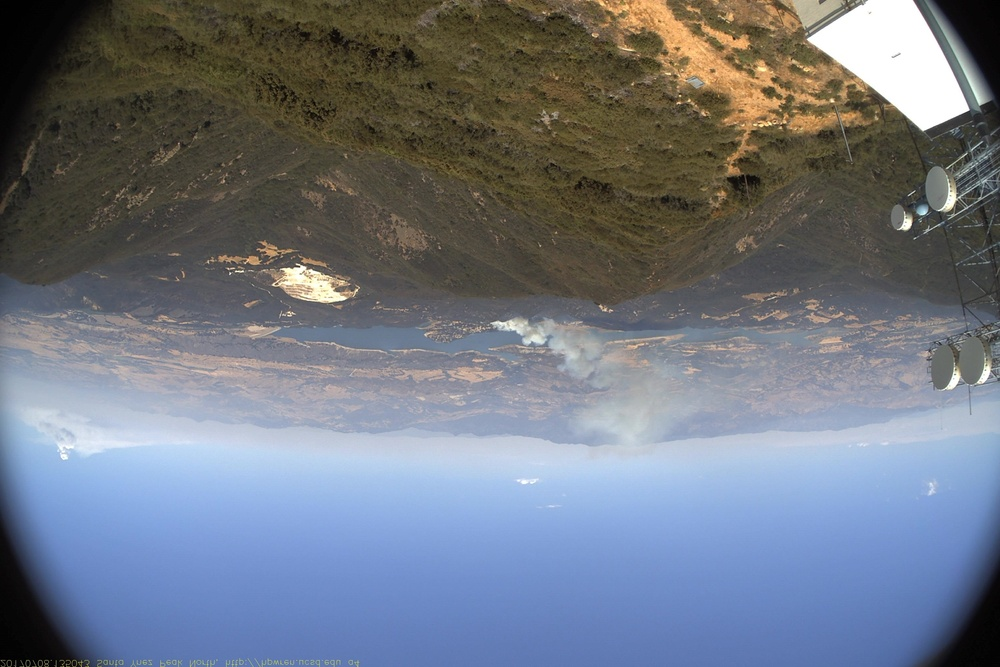
#> input picture bbox_learn/dataset/smoke5k/test/img/1499547043_+00780.jpg, 1000 x 667 px, shrunk from 3072 x 2048 before the run, found by its file name; its folder holds only this picture in this run
$ python transmission_map.py   (older library calls are emulated)
#> lines starting #> are read from the running program, lines starting #| are printed output that depends on the picture
import numpy as np
import cv2
import os
import math
import zipfile
import argparse

def dark_channel(im, sz):
    b, g, r = cv2.split(im)
    dc = cv2.min(cv2.min(r, g), b)
    kernel = cv2.getStructuringElement(cv2.MORPH_RECT, (sz, sz))
    dark = cv2.erode(dc, kernel)
    return dark

def atmospheric_light(im, dark):
    [h, w] = im.shape[:2]
    imsz = h * w
    numpx = int(max(math.floor(imsz / 1000), 1))
    darkvec = dark.reshape(imsz)
    imvec = im.reshape(imsz, 3)

    indices = darkvec.argsort()
    indices = indices[imsz - numpx::]

    atmsum = np.zeros([1, 3])
    for ind in range(1, numpx):
        atmsum = atmsum + imvec[indices[ind]]

    A = atmsum / numpx
    return A

def transmission_estimate(im, A, sz):
    omega = 0.95
    im3 = np.empty(im.shape, im.dtype)

    for ind in range(0, 3):
        im3[:, :, ind] = im[:, :, ind] / A[0, ind]

    transmission = 1 - omega * dark_channel(im3, sz)
    return transmission

def guided_filter(im, p, r, eps):
    mean_I = cv2.boxFilter(im, cv2.CV_64F, (r, r))
    mean_p = cv2.boxFilter(p, cv2.CV_64F, (r, r))
    mean_Ip = cv2.boxFilter(im * p, cv2.CV_64F, (r, r))
    cov_Ip = mean_Ip - mean_I * mean_p

    mean_II = cv2.boxFilter(im * im, cv2.CV_64F, (r, r))
    var_I = mean_II - mean_I * mean_I

    a = cov_Ip / (var_I + eps)
    b = mean_p - a * mean_I

    mean_a = cv2.boxFilter(a, cv2.CV_64F, (r, r))
    mean_b = cv2.boxFilter(b, cv2.CV_64F, (r, r))

    q = mean_a * im + mean_b
    return q

def transmission_refine(im, et):
    gray = cv2.cvtColor(im, cv2.COLOR_BGR2GRAY)
    gray = np.float64(gray) / 255
    r = 60
    eps = 0.0001
    t = guided_filter(gray, et, r, eps)

    return t

# [8 lines left out: function recover, not called in this run]

def find_transmission_map(im):
    I = im.astype('float64') / 255
    dark = dark_channel(I, 15)
    A = atmospheric_light(I, dark)
    te = transmission_estimate(I, A, 15)
    t = transmission_refine(im, te)
    return t

if __name__ == '__main__':
    parser = argparse.ArgumentParser()
    parser.add_argument('--dataset_name', type=str, default="ijmond") #  ijmond SMOKE5K
    parser.add_argument('--dataset_zip', type=str, default="data/SMOKE5K.zip")
    parser.add_argument('--output', type=str, default="data/ijmond_data") # data/ijmond_data data/SMOKE5K
    parser.add_argument('--mode', type=str, default="train_steam")

    opt = parser.parse_args()
    dataset_name = opt.dataset_name
    dataset = opt.dataset_zip
    output = opt.output
    if dataset_name == "SMOKE5K":
        if not os.path.isdir(output):
            os.makedirs(output)
            with zipfile.ZipFile(dataset, 'r') as zip_ref:
                zip_ref.extractall(output)
        output_s = os.path.join(output, "SMOKE5K", opt.mode)
    else:
        output_s = os.path.join(output, opt.mode)

    for img_path in os.listdir(os.path.join(output_s, "img")):
        if img_path.endswith('.jpg') or img_path.endswith('.png'):
            fn = os.path.join(os.path.join(output_s, "img"), img_path)
            print(fn)
            src = cv2.imread(fn)
#> src is the input picture: shape (667, 1000, 3); mean B, G, R 129.6, 118.4, 111.9
            trans = find_transmission_map(src)
#> in dark_channel, `dark = cv2.erode(dc, kernel)`:
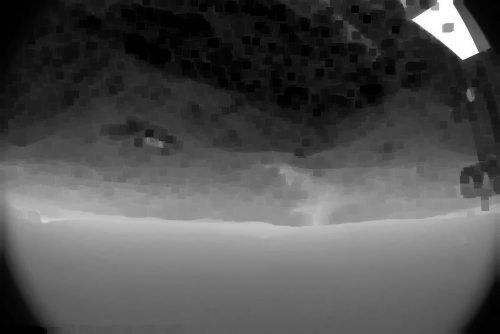
#> dark: shape (667, 1000) float64 (shown at 1/2 size); min 0, max 1, mean 0.317
#> in atmospheric_light, `indices = indices[imsz - numpx::]`: indices = 667 values, max 83899 at index 666, min 14889 at index 74, mean 65091
#> the loop in atmospheric_light, `for ind in range(1, numpx):` made 666 passes
#> atmsum on passes 1 to 3: [[1, 1, 1]], [[2, 2, 2]], [[3, 3, 3]]
#> after the loop in atmospheric_light, `for ind in range(1, numpx):`: atmsum = [[666, 666, 666]]
#> in atmospheric_light, `A = atmsum / numpx`: A = [[0.999, 0.999, 0.999]]
#> in guided_filter, `a = cov_Ip / (var_I + eps)`:
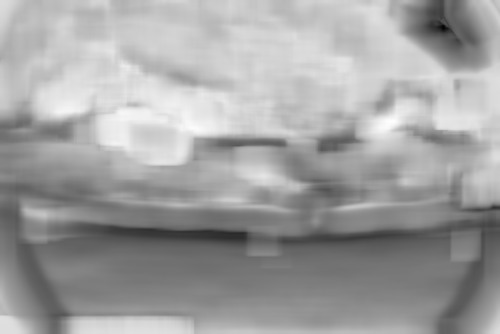
#> a: shape (667, 1000) float64 (shown at 1/2 size); min -1.72, max 0.266, mean -0.464; drawn with min black and max white
#> in guided_filter, `b = mean_p - a * mean_I`:
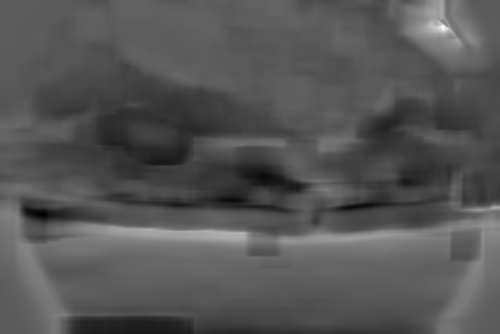
#> b: shape (667, 1000) float64 (shown at 1/2 size); min 0.509, max 1.85, mean 0.959; drawn with min black and max white
#> in guided_filter, `mean_a = cv2.boxFilter(a, cv2.CV_64F, (r, r))`:
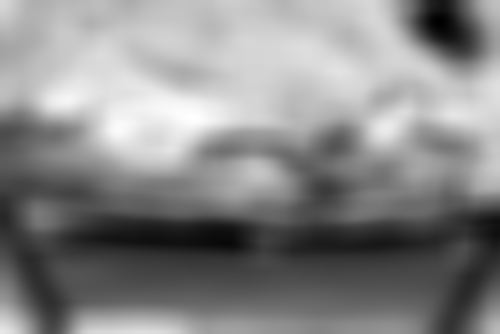
#> mean_a: shape (667, 1000) float64 (shown at 1/2 size); min -1.14, max 0.126, mean -0.464; drawn with min black and max white
#> in guided_filter, `mean_b = cv2.boxFilter(b, cv2.CV_64F, (r, r))`:
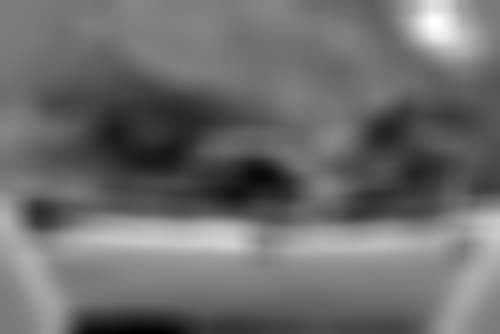
#> mean_b: shape (667, 1000) float64 (shown at 1/2 size); min 0.67, max 1.35, mean 0.959; drawn with min black and max white
#> in guided_filter, `q = mean_a * im + mean_b`:
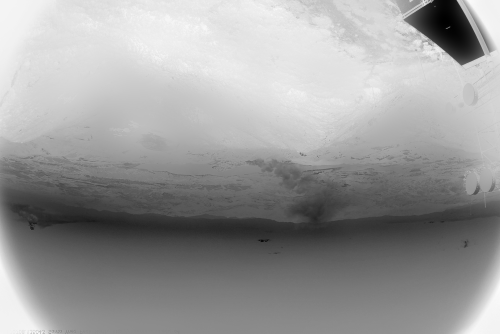
#> q: shape (667, 1000) float64 (shown at 1/2 size); min 0.182, max 1.03, mean 0.698; drawn with min black and max white
            trans_path = os.path.join(output_s, "trans")
            if not os.path.exists(trans_path):
                os.makedirs(trans_path)
            cv2.imwrite(os.path.join(trans_path, img_path), trans * 255)
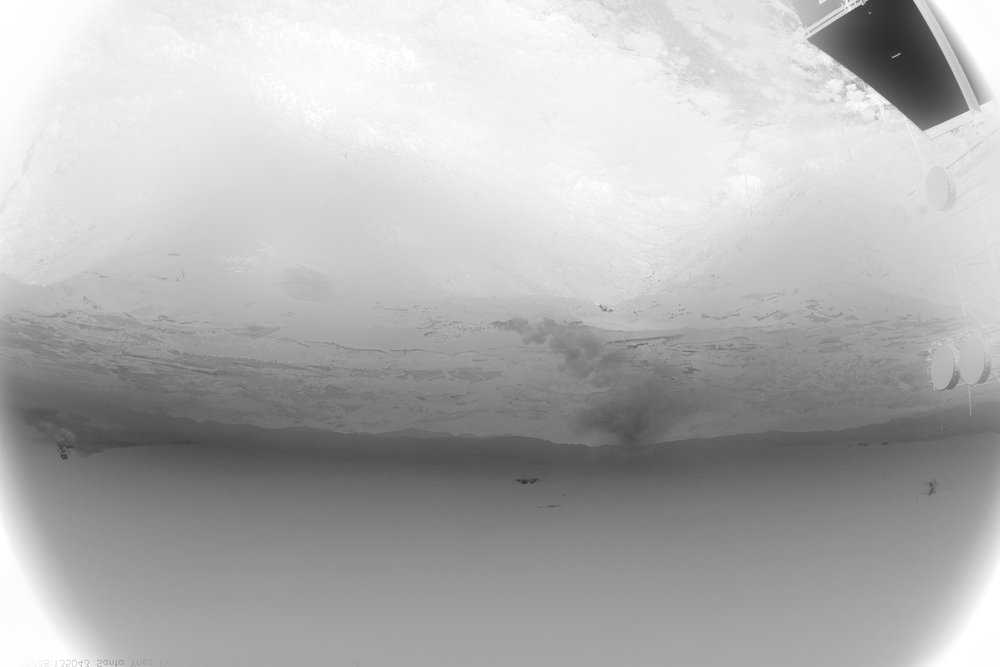
#> saved as 1499547043_+00780.jpg: shape (667, 1000); min 46, max 255, mean 178.1

$ run again, on bbox_learn/dataset/smoke5k/test/img/1530739825_+00780.jpg
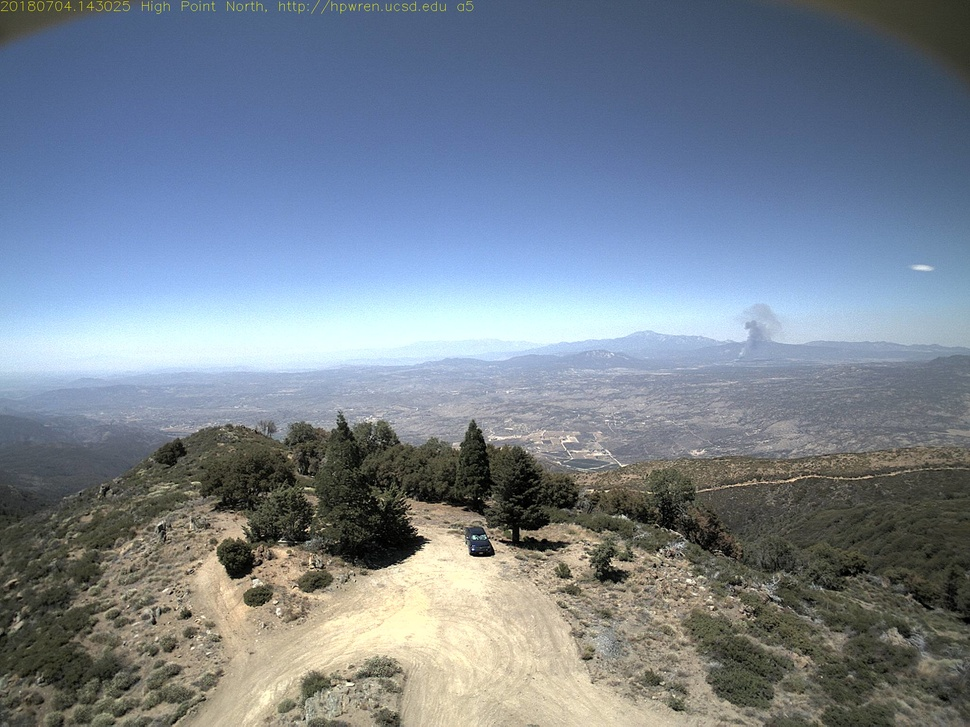
#> input picture bbox_learn/dataset/smoke5k/test/img/1530739825_+00780.jpg, 970 x 727 px, shrunk from 2048 x 1536 before the run, found by its file name
#> src is the input picture: shape (727, 970, 3); mean B, G, R 144.9, 131.6, 119.9
#> in dark_channel, `dark = cv2.erode(dc, kernel)`:
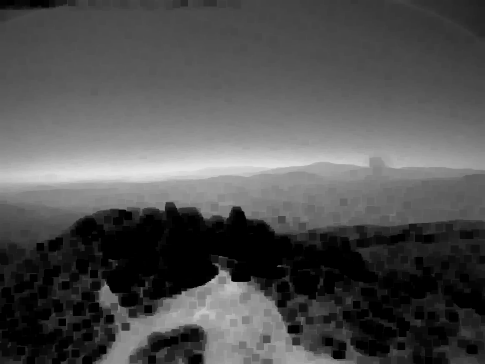
#> dark: shape (727, 970) float64 (shown at 1/2 size); min 0, max 0.898, mean 0.316
#> indices = 705 values, max 338801 at index 229, min 326264 at index 43, mean 331347.2
#> the loop in atmospheric_light, `for ind in range(1, numpx):` made 704 passes
#> atmsum on passes 1 to 3: [[1, 1, 0.906]], [[2, 2, 1.81]], [[3, 3, 2.72]]
#> after the loop in atmospheric_light, `for ind in range(1, numpx):`: atmsum = [[703.2, 701.8, 640.4]]
#> in atmospheric_light, `A = atmsum / numpx`: A = [[0.997, 0.995, 0.908]]
#> `cv2.imwrite(os.path.join(trans_path, img_path), trans * 255)`:
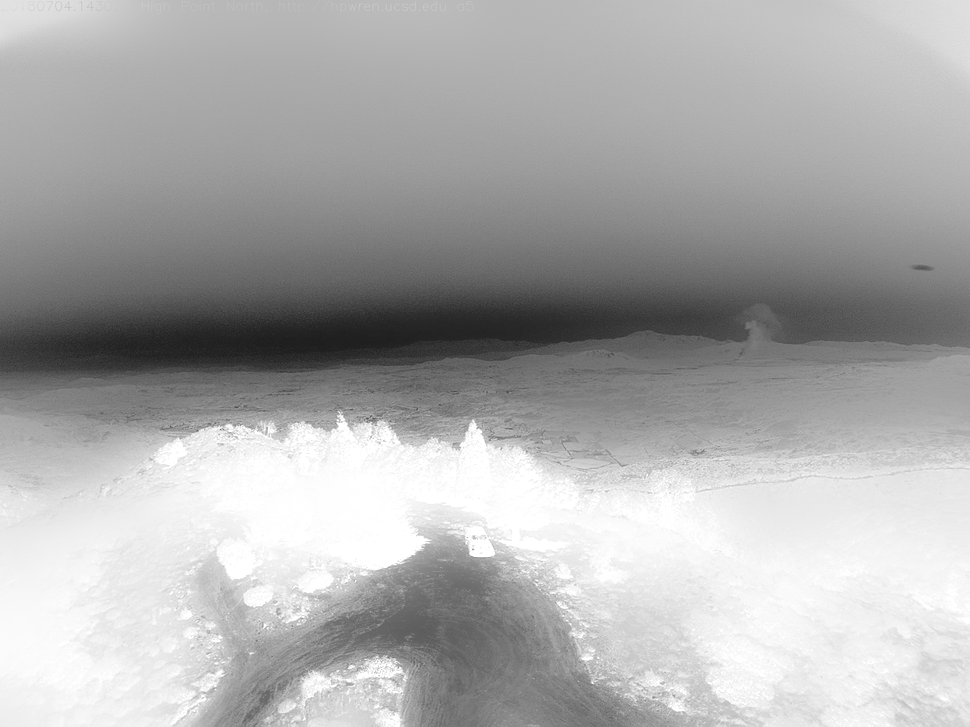
#> saved as 1530739825_+00780.jpg: shape (727, 970); min 29, max 255, mean 172.4

$ run again, on bbox_learn/dataset/smoke5k/test/img/1530902341_+00660.jpg
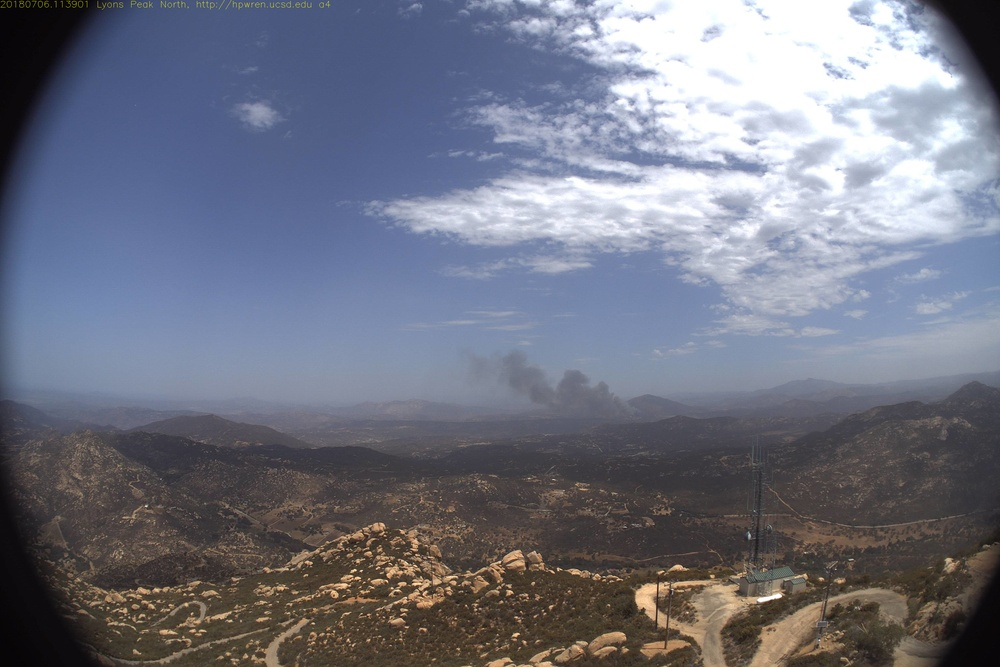
#> input picture bbox_learn/dataset/smoke5k/test/img/1530902341_+00660.jpg, 1000 x 667 px, shrunk from 3072 x 2048 before the run, found by its file name
#> src is the input picture: shape (667, 1000, 3); mean B, G, R 130.4, 116.3, 113.1
#> in dark_channel, `dark = cv2.erode(dc, kernel)`:
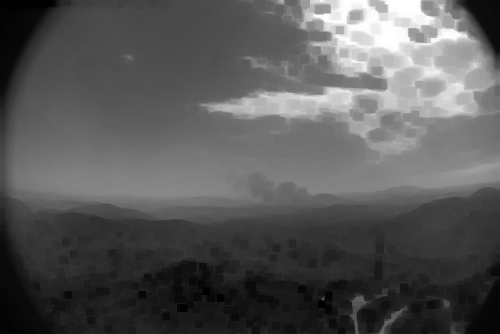
#> dark: shape (667, 1000) float64 (shown at 1/2 size); min 0, max 1, mean 0.345
#> indices = 667 values, max 88792 at index 543, min 785 at index 419, mean 43190.3
#> the loop in atmospheric_light, `for ind in range(1, numpx):` made 666 passes
#> atmsum on passes 1 to 3: [[1, 1, 1]], [[2, 2, 2]], [[3, 3, 3]]
#> after the loop in atmospheric_light, `for ind in range(1, numpx):`: atmsum = [[666, 666, 666]]
#> in atmospheric_light, `A = atmsum / numpx`: A = [[0.999, 0.999, 0.999]]
#> in guided_filter, `q = mean_a * im + mean_b`:
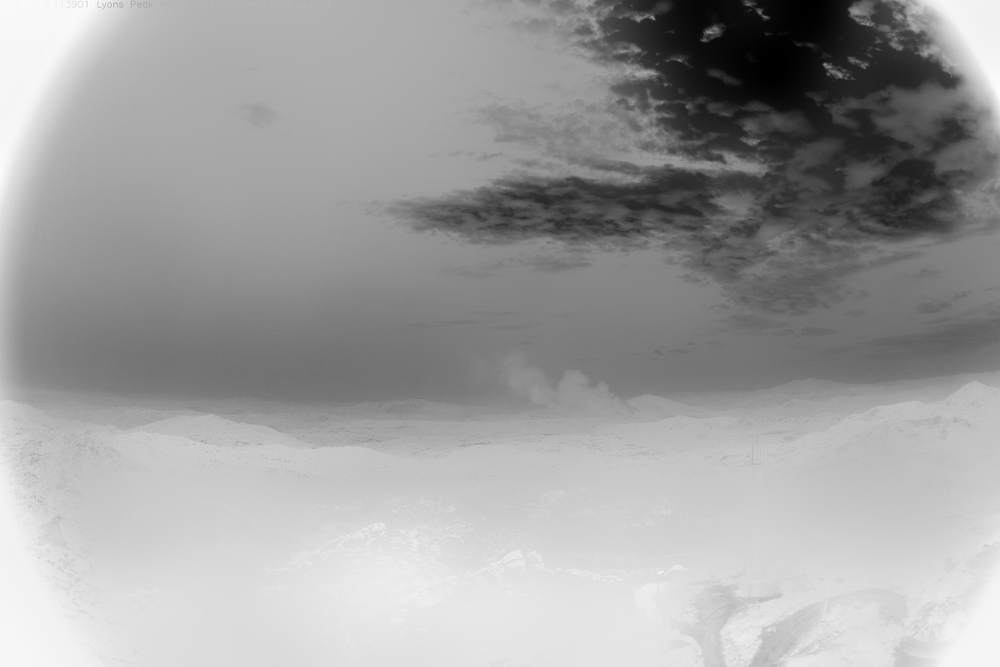
#> q: shape (667, 1000) float64; min 0.099, max 1.01, mean 0.672; drawn with min black and max white
